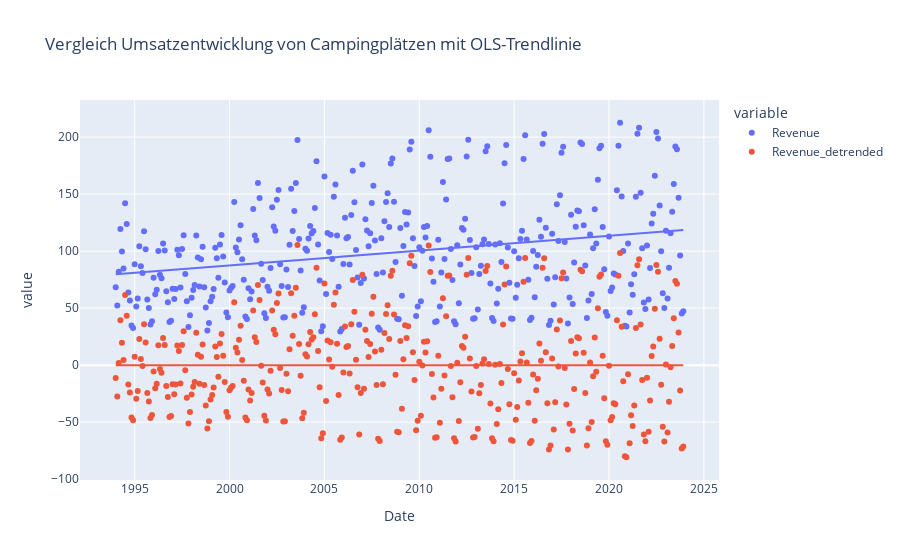

Write notebook code for a chart like this one.
### Code cell
# Scatter Darstellung mit R²-Linie
fig_revenue = px.scatter(df_merged, x="Date", y=["Revenue","Revenue_detrended"], 
                         trendline="ols", title="Vergleich Umsatzentwicklung von Campingplätzen mit OLS-Trendlinie")
fig_revenue.show()

### Figure 1 — Plotly figure (JSON) as saved in the notebook; plotly's stock layout.template omitted (floating-point values rounded to 4 significant figures; data arrays with more than 128 entries replaced by an {"elided": "..."} marker saying what was removed)
{"data": [{"hovertemplate": "variable=Revenue<br>Date=%{x}<br>value=%{y}<extra></extra>", "legendgroup": "Revenue", "marker": {"color": "#636efa", "symbol": "circle"}, "mode": "markers", "name": "Revenue", "orientation": "v", "showlegend": true, "type": "scatter", "x": {"elided": "360 str values"}, "xaxis": "x", "y": {"elided": "360 float values"}, "yaxis": "y"}, {"hovertemplate": "<b>OLS trendline</b><br>value = 4.10864e-08 * Date + 48.5779<br>R<sup>2</sup>=0.061667<br><br>variable=Revenue<br>Date=%{x}<br>value=%{y} <b>(trend)</b><extra></extra>", "legendgroup": "Revenue", "marker": {"color": "#636efa", "symbol": "circle"}, "mode": "lines", "name": "Revenue", "showlegend": false, "type": "scatter", "x": {"elided": "360 str values"}, "xaxis": "x", "y": {"elided": "360 float values"}, "yaxis": "y"}, {"hovertemplate": "variable=Revenue_detrended<br>Date=%{x}<br>value=%{y}<extra></extra>", "legendgroup": "Revenue_detrended", "marker": {"color": "#EF553B", "symbol": "circle"}, "mode": "markers", "name": "Revenue_detrended", "orientation": "v", "showlegend": true, "type": "scatter", "x": {"elided": "360 str values"}, "xaxis": "x", "y": {"elided": "360 float values"}, "yaxis": "y"}, {"hovertemplate": "<b>OLS trendline</b><br>value = -1.36781e-11 * Date + 0.0168153<br>R<sup>2</sup>=0.000000<br><br>variable=Revenue_detrended<br>Date=%{x}<br>value=%{y} <b>(trend)</b><extra></extra>", "legendgroup": "Revenue_detrended", "marker": {"color": "#EF553B", "symbol": "circle"}, "mode": "lines", "name": "Revenue_detrended", "showlegend": false, "type": "scatter", "x": {"elided": "360 str values"}, "xaxis": "x", "y": {"elided": "360 float values"}, "yaxis": "y"}], "layout": {"legend": {"title": {"text": "variable"}, "tracegroupgap": 0}, "title": {"text": "Vergleich Umsatzentwicklung von Campingplätzen mit OLS-Trendlinie"}, "xaxis": {"anchor": "y", "domain": [0, 1], "title": {"text": "Date"}}, "yaxis": {"anchor": "x", "domain": [0, 1], "title": {"text": "value"}}}}
